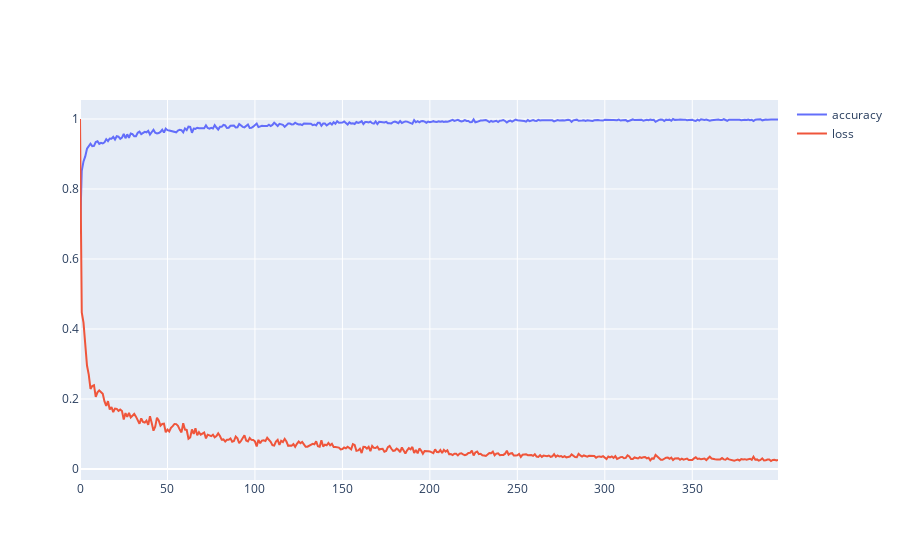

Write notebook code for a chart like this one.
### Code cell
# Now train the model
hidden_layer_sizes = [10]
num_features = len(train_data_features_list[0])
num_classifications = 10
num_iterations = 10000
batch_size = 32
model = rust_machine_learning.BasicNeuralNetwork(hidden_layer_sizes, num_features, num_classifications)

# Set the optimizer
learning_rate = 1e-1
momentum = 0.9
# model.set_optimizer_stochastic_gradient_descent(learning_rate)
# model.set_optimizer_momentum(learning_rate, momentum)
model.set_optimizer_adagrad(learning_rate)

# Train the model
model.train(train_data_features_list, train_data_labels, num_iterations, batch_size)

# Graph performance info
performance_info = model.get_performance_info()
graph_accuracy_loss(performance_info)

### Figure 1 — Plotly figure (JSON) as saved in the notebook; plotly's stock layout.template omitted (floating-point values rounded to 4 significant figures; data arrays with more than 128 entries replaced by an {"elided": "..."} marker saying what was removed)
{"data": [{"mode": "lines", "name": "accuracy", "type": "scatter", "x": {"elided": "400 int values"}, "y": {"elided": "400 float values"}}, {"mode": "lines", "name": "loss", "type": "scatter", "x": {"elided": "400 int values"}, "y": {"elided": "400 float values"}}], "layout": {}}
